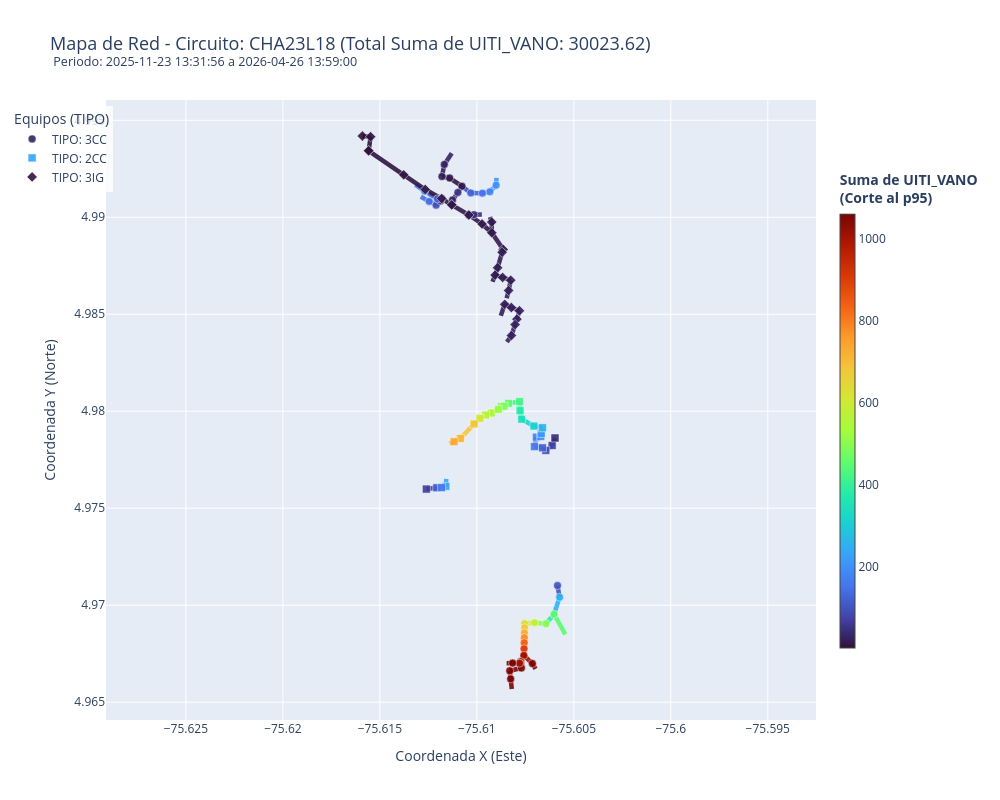

Here is the notebook cell this chart was saved with:
### Code cell
plot_circuit_map_plotly(
    df=raw_df,
    circuito_name=CIRCUITO_MAPA_INTERES,
    date_range=(START_DATE, END_DATE) if START_DATE or END_DATE else None,
    color_target='UITI_VANO_sum',
)
